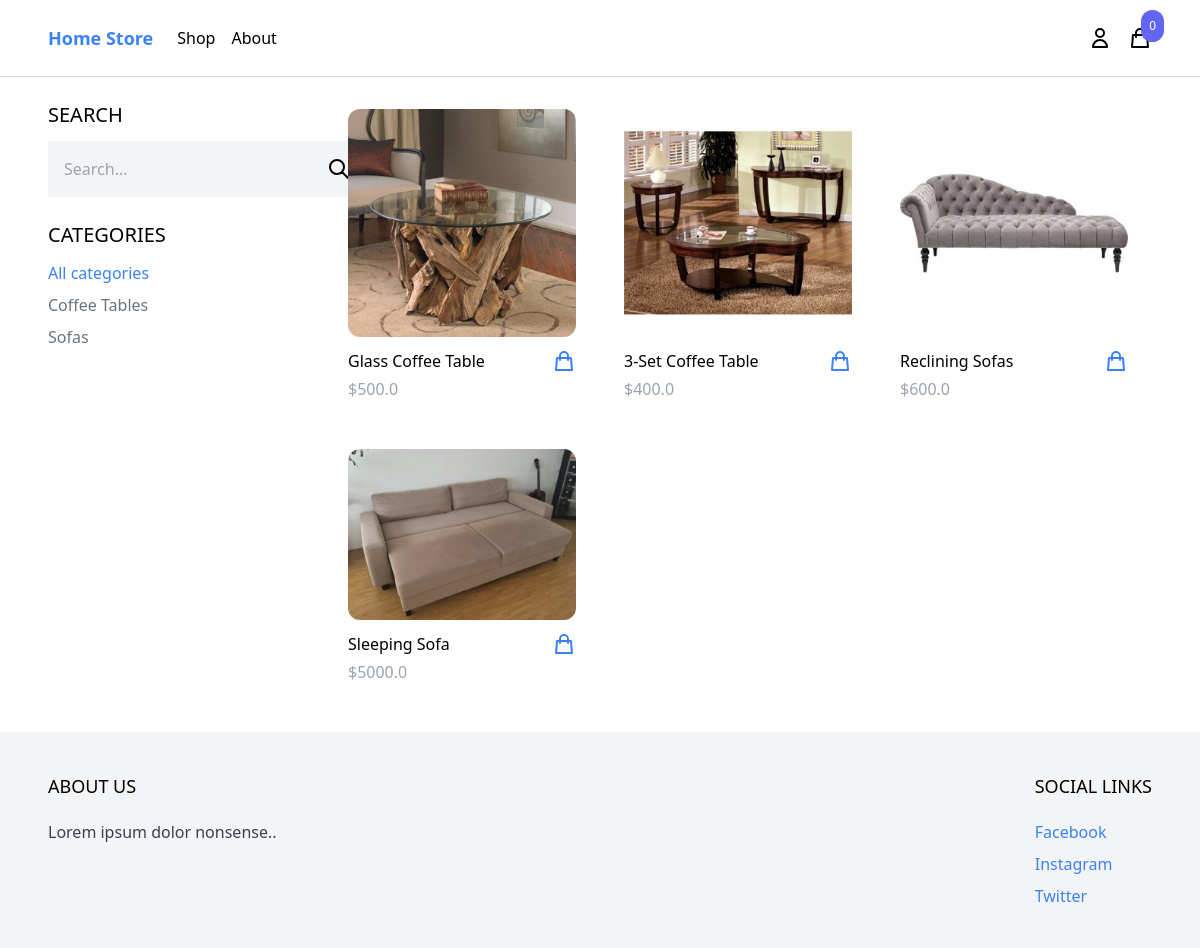
The app's page /shop/ with its own data.
### product/models.py (models this page shows, shortened)
class Category(models.Model):
    name = models.CharField(max_length=255)
    slug = models.SlugField()
    class Meta:
        ordering = ('name',)
        verbose_name_plural = 'categories'

class Product(models.Model):
    category = models.ForeignKey(Category, related_name='products', on_delete=models.CASCADE)
    name = models.CharField(max_length=255)
    slug = models.SlugField()
    description = models.TextField(blank=True, null=True)
    price = models.IntegerField()
    created_at = models.DateTimeField(auto_now_add=True)
    image = models.ImageField(upload_to='uploads/', blank=True, null=True)
    thumbnail = models.ImageField(upload_to='uploads/', blank=True, null=True)
    class Meta:
        ordering = ('-created_at',)
        verbose_name_plural = 'products'
    def get_display_price(self):
        return self.price / 10
    def get_thumbnail(self):
        if self.thumbnail:
            return self.thumbnail.url

### core/views.py (the view)
# urls.py: path('shop/', shop, name='shop'),
def shop(request):
    categories = Category.objects.all()
    products = Product.objects.all()
    active_category = request.GET.get('category', '')
    if active_category:
        products = products.filter(category__slug=active_category)
    query = request.GET.get('query', '')
    if query:
        products = products.filter(Q(name__icontains=query) | Q(description__icontains=query))
    context = {
        'categories': categories,
        'products': products,
        'active_categories': active_category
    }
    return render(request, 'core/shop.html', context)

### cart/cart.py (called while the page is built)
    def __len__(self):
        return sum(item['quantity'] for item in self.cart.values())

### cart/context_processors.py (called while the page is built)
def cart(request):
    return {'cart': Cart(request)}

### core/templates/core/shop.html (shortened to what this page needs)
{% extends 'core/base.html' %}
{% block content %}
<div class="max-w-6xl mx-auto flex flex-wrap items-start py-6 px-6 xl:px-0">
    <div class="filters w-full lg:w-1/4">
        <h3 class="mb-3 text-xl uppercase">Search</h3>
        <form method="get" action=".">
            <div class="flex rounded-xl">
                <input type="text" name="query" class="p-4 bg-gray-100 border-0" placeholder="Search...">
                <button class="p-4 bg-gray-100 border-0">
                    <svg xmlns="http://www.w3.org/2000/svg" class="h-6 w-6" fill="none" viewBox="0 0 24 24" stroke="currentColor" stroke-width="2">
                        <path stroke-linecap="round" stroke-linejoin="round" d="M21 21l-6-6m2-5a7 7 0 11-14 0 7 7 0 0114 0z" />
                    </svg>
                </button>
            </div>
        </form>
        <h3 class="mt-6 mb-3 text-xl uppercase">Categories</h3>
        <ul class="space-y-2">
            <li><a href="{% url 'shop' %}" class="{% if not active_category %}text-blue-500{% else %}text-gray-500{% endif %}">All categories</a></li>
            {% for category in categories %}
                <li><a href="{% url 'shop' %}?category={{ category.slug }}" class="{% if category.slug == active_category %}text-blue-500{% else %}text-gray-500{% endif %}">{{ category.name }}</a></li>
            {% endfor%}
        </ul>
    </div>
    <div class="products w-full lg:w-3/4 -mt-4 flex items-center flex-wrap">
        {% for product in products %}
            {% include 'product/partials/product_list_item.html' %}
        {% endfor %}
    </div>
</div>
{% endblock %}

### product/templates/product/partials/product_list_item.html
<div class="w-full md:w-1/3 xl:w-1/4 p-6">
    <a href="{% url 'product' product.slug %}">
        <img src="{{ product.get_thumbnail }}" class="w-full rounded-xl hover:shadow-lg">
    </a>
    <div class="pt-3 flex items-center justify-between">
        <a href="{% url 'product' product.slug %}">{{ product.name }}</a>
        <a
            href="#"
            hx-get="{% url 'add_to_cart' product.id %}"
            hx-target="#menu-cart-button"
            hx-swap="outerHTML"
            class="text-blue-500 hover:text-blue-800"
        >
            <svg class="w-6 h-6" fill="none" stroke="currentColor" viewBox="0 0 24 24" xmlns="http://www.w3.org/2000/svg">
                <path stroke-linecap="round" stroke-linejoin="round" stroke-width="2" d="M16 11V7a4 4 0 00-8 0v4M5 9h14l1 12H4L5 9z"></path>
            </svg>
        </a>
    </div>
    <p class="pt-1 text-gray-400">${{ product.get_display_price }}</p>
</div>

### records on screen
Category: name "Coffee Tables"
Category: name "Sofas"
Product: get_thumbnail (picture), name "Glass Coffee Table", get_display_price "500.0"
Product: get_thumbnail (picture), name "3-Set Coffee Table", get_display_price "400.0"
Product: get_thumbnail (picture), name "Reclining Sofas", get_display_price "600.0"
Product: get_thumbnail (picture), name "Sleeping Sofa", get_display_price "5000.0"

### other values on screen
{{ cart|length }} "0"
